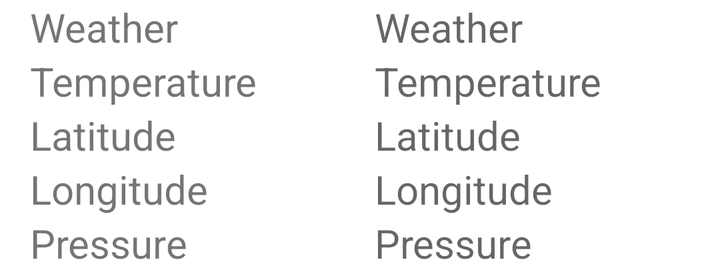
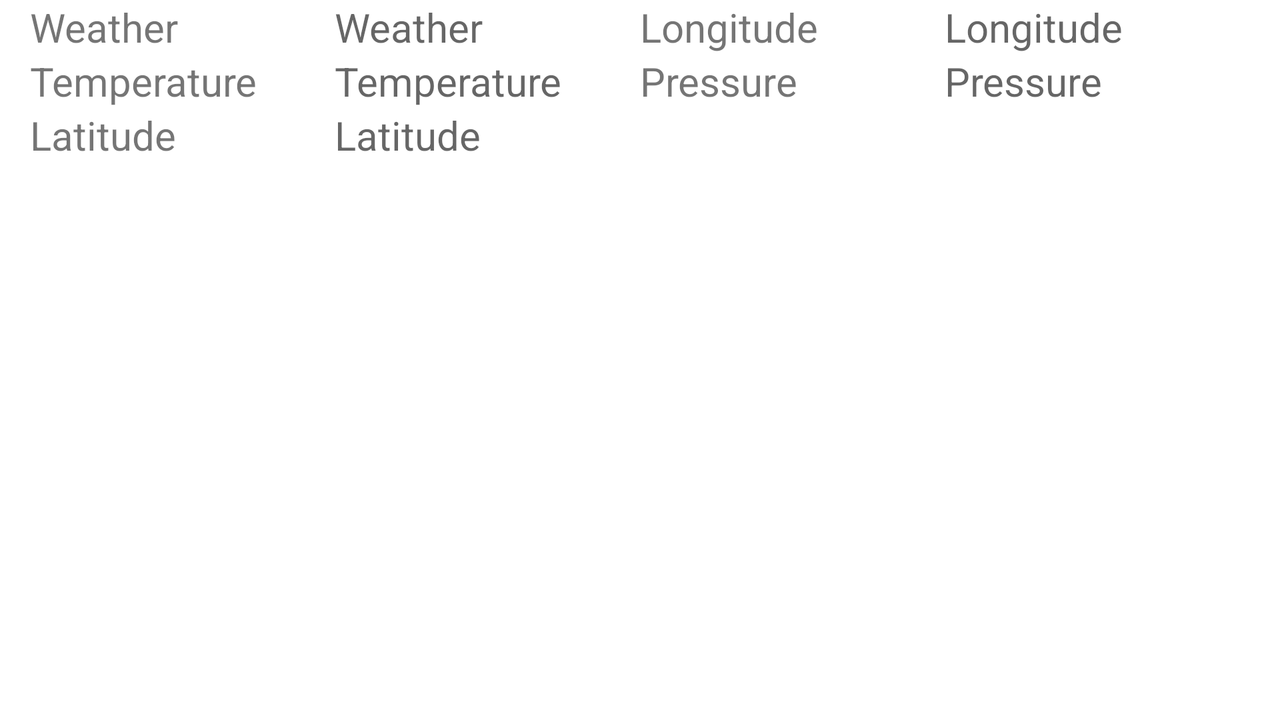

One screen, two layout resources from the same app: the default and the repository's alternative for another configuration. Each is rendered where Android would select it; the XML of both is given below.
<!-- AndroidManifest.xml: application theme Theme.WeatherApp -->
<!-- res/layout/fragment_today.xml -->
<?xml version="1.0" encoding="utf-8"?>
<RelativeLayout xmlns:android="http://schemas.android.com/apk/res/android"
    android:layout_width="match_parent"
    android:layout_height="wrap_content"
    xmlns:tools="http://schemas.android.com/tools"
    android:layout_alignParentTop="true"
    android:layout_alignParentStart="true"
    android:layout_alignParentBottom="true"
    tools:context=".Fragments.TodayFragment">

    <ImageView
        android:id="@+id/WeatherImage"
        android:layout_width="wrap_content"
        android:layout_height="wrap_content"
        android:layout_centerHorizontal="true"/>

    <TableLayout
        android:layout_below="@id/WeatherImage"
        android:layout_width="match_parent"
        android:layout_height="wrap_content"
        android:layout_marginStart="15dp">

        <TableRow
            android:layout_width="match_parent"
            android:layout_height="wrap_content">

            <TextView
                android:layout_width="match_parent"
                android:layout_height="wrap_content"
                android:layout_weight="1"
                android:text="@string/weather"
                android:textAlignment="viewStart"
                android:textSize="20sp" />

            <TextView
                android:id="@+id/Weather"
                android:layout_width="match_parent"
                android:layout_height="wrap_content"
                android:layout_weight="1"
                android:hint="@string/weather"
                android:text=""
                android:textSize="20sp" />
        </TableRow>
        <TableRow
            android:layout_width="match_parent"
            android:layout_height="wrap_content">

            <TextView
                android:layout_width="match_parent"
                android:layout_height="wrap_content"
                android:layout_weight="1"
                android:text="@string/temperature"
                android:textAlignment="viewStart"
                android:textSize="20sp" />

            <TextView
                android:id="@+id/TemperatureData"
                android:layout_width="match_parent"
                android:layout_height="wrap_content"
                android:layout_weight="1"
                android:hint="@string/temperature"
                android:text=""
                android:textSize="20sp" />
        </TableRow>

        <TableRow
            android:layout_width="match_parent"
            android:layout_height="wrap_content">

            <TextView
                android:layout_width="match_parent"
                android:layout_height="wrap_content"
                android:layout_weight="1"
                android:text="@string/latitude"
                android:textAlignment="viewStart"
                android:textSize="20sp" />

            <TextView
                android:id="@+id/LatitudeData"
                android:layout_width="match_parent"
                android:layout_height="wrap_content"
                android:layout_weight="1"
                android:hint="@string/latitude"
                android:text=""
                android:textSize="20sp" />
        </TableRow>

        <TableRow
            android:layout_width="match_parent"
            android:layout_height="wrap_content">

            <TextView
                android:layout_width="match_parent"
                android:layout_height="wrap_content"
                android:layout_weight="1"
                android:text="@string/longitude"
                android:textAlignment="viewStart"
                android:textSize="20sp" />

            <TextView
                android:id="@+id/LongitudeData"
                android:layout_width="match_parent"
                android:layout_height="wrap_content"
                android:layout_weight="1"
                android:hint="@string/longitude"
                android:text=""
                android:textSize="20sp" />
        </TableRow>

        <TableRow
            android:layout_width="match_parent"
            android:layout_height="wrap_content">

            <TextView
                android:layout_width="match_parent"
                android:layout_height="wrap_content"
                android:layout_weight="1"
                android:text="@string/pressure"
                android:textAlignment="viewStart"
                android:textSize="20sp" />

            <TextView
                android:id="@+id/PressureData"
                android:layout_width="match_parent"
                android:layout_height="wrap_content"
                android:layout_weight="1"
                android:hint="@string/pressure"
                android:text=""
                android:textSize="20sp" />
        </TableRow>
    </TableLayout>
</RelativeLayout>
<!-- resources referenced by this layout -->
<resources>
  <string name="latitude">Latitude</string>
  <string name="longitude">Longitude</string>
  <string name="pressure">Pressure</string>
  <string name="temperature">Temperature</string>
  <string name="weather">Weather</string>
  <style name="Theme.WeatherApp" parent="Theme.MaterialComponents.DayNight.DarkActionBar">
          
          <item name="colorPrimary">@color/light_blue</item>
          <item name="colorPrimaryVariant">@color/dark_blue</item>
          <item name="colorOnPrimary">@color/white</item>
          
          <item name="colorSecondary">@color/teal_200</item>
          <item name="colorSecondaryVariant">@color/teal_700</item>
          <item name="colorOnSecondary">@color/black</item>
          
          <item name="android:statusBarColor">?attr/colorPrimaryVariant</item>
          <item name="android:colorAccent">@color/black</item>
          
      </style>
  <color name="light_blue">#1A9CFF</color>
  <color name="dark_blue">#003B76</color>
  <color name="white">#FFFFFFFF</color>
  <color name="teal_200">#FF03DAC5</color>
  <color name="teal_700">#FF018786</color>
  <color name="black">#FF000000</color>
</resources>
<!-- res/layout-land/fragment_today.xml (the repository's variant of the layout above) -->
<!-- drawn on the phone turned sideways -->
<?xml version="1.0" encoding="utf-8"?>
<RelativeLayout xmlns:android="http://schemas.android.com/apk/res/android"
    android:layout_width="match_parent"
    android:layout_height="wrap_content"
    xmlns:tools="http://schemas.android.com/tools"
    android:layout_alignParentTop="true"
    android:layout_alignParentStart="true"
    android:layout_alignParentBottom="true"
    tools:context=".Fragments.TodayFragment">

    <ImageView
        android:id="@+id/WeatherImage"
        android:layout_width="wrap_content"
        android:layout_height="wrap_content"
        android:layout_centerHorizontal="true"/>

    <LinearLayout
        android:layout_width="match_parent"
        android:layout_height="match_parent"
        android:orientation="horizontal"
        android:layout_below="@id/WeatherImage">

        <TableLayout
            android:layout_width="0dp"
            android:layout_weight="1"
            android:layout_height="wrap_content"
            android:layout_marginStart="15dp">

            <TableRow
                android:layout_width="match_parent"
                android:layout_height="wrap_content">

                <TextView
                    android:layout_width="match_parent"
                    android:layout_height="wrap_content"
                    android:layout_weight="1"
                    android:text="@string/weather"
                    android:textAlignment="viewStart"
                    android:textSize="20sp" />

                <TextView
                    android:id="@+id/Weather"
                    android:layout_width="match_parent"
                    android:layout_height="wrap_content"
                    android:layout_weight="1"
                    android:hint="@string/weather"
                    android:text=""
                    android:textSize="20sp" />
            </TableRow>
            <TableRow
                android:layout_width="match_parent"
                android:layout_height="wrap_content">

                <TextView
                    android:layout_width="match_parent"
                    android:layout_height="wrap_content"
                    android:layout_weight="1"
                    android:text="@string/temperature"
                    android:textAlignment="viewStart"
                    android:textSize="20sp" />

                <TextView
                    android:id="@+id/TemperatureData"
                    android:layout_width="match_parent"
                    android:layout_height="wrap_content"
                    android:layout_weight="1"
                    android:hint="@string/temperature"
                    android:text=""
                    android:textSize="20sp" />
            </TableRow>
            <TableRow
                android:layout_width="match_parent"
                android:layout_height="wrap_content">

                <TextView
                    android:layout_width="match_parent"
                    android:layout_height="wrap_content"
                    android:layout_weight="1"
                    android:text="@string/latitude"
                    android:textAlignment="viewStart"
                    android:textSize="20sp" />

                <TextView
                    android:id="@+id/LatitudeData"
                    android:layout_width="match_parent"
                    android:layout_height="wrap_content"
                    android:layout_weight="1"
                    android:hint="@string/latitude"
                    android:text=""
                    android:textSize="20sp" />
            </TableRow>
        </TableLayout>
        <TableLayout
            android:layout_width="0dp"
            android:layout_weight="1"
            android:layout_height="wrap_content"
            android:layout_marginEnd="15dp">
            <TableRow
                android:layout_width="match_parent"
                android:layout_height="wrap_content">

                <TextView
                    android:layout_width="match_parent"
                    android:layout_height="wrap_content"
                    android:layout_weight="1"
                    android:text="@string/longitude"
                    android:textAlignment="viewStart"
                    android:textSize="20sp" />

                <TextView
                    android:id="@+id/LongitudeData"
                    android:layout_width="match_parent"
                    android:layout_height="wrap_content"
                    android:layout_weight="1"
                    android:hint="@string/longitude"
                    android:text=""
                    android:textSize="20sp" />
            </TableRow>

            <TableRow
                android:layout_width="match_parent"
                android:layout_height="wrap_content">

                <TextView
                    android:layout_width="match_parent"
                    android:layout_height="wrap_content"
                    android:layout_weight="1"
                    android:text="@string/pressure"
                    android:textAlignment="viewStart"
                    android:textSize="20sp" />

                <TextView
                    android:id="@+id/PressureData"
                    android:layout_width="match_parent"
                    android:layout_height="wrap_content"
                    android:layout_weight="1"
                    android:hint="@string/pressure"
                    android:text=""
                    android:textSize="20sp" />
            </TableRow>
        </TableLayout>
    </LinearLayout>
</RelativeLayout>
